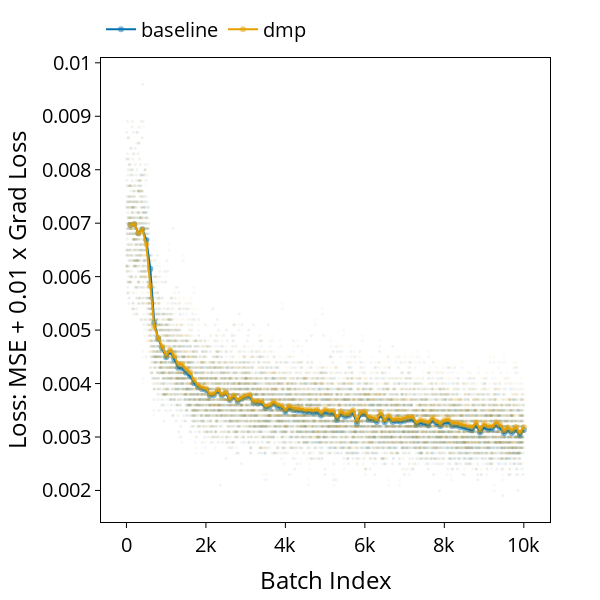
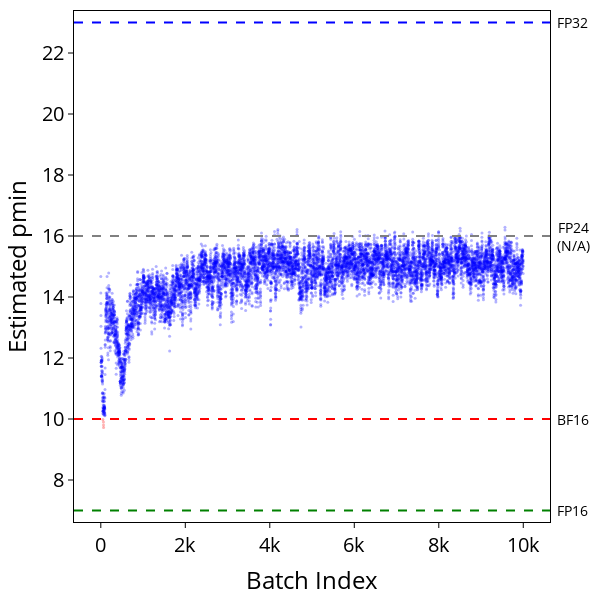

Source (notebook cell) for these figures, in order:
### Markdown cell above
# Voxelmorph

### Code cell
y1, y1_avg, xaxis = get_loss_values(
    Path("logs", "voxelmorph", "voxelmorph_train_2d_default.log")
)
y2, y2_avg, _ = get_loss_values(
    Path("logs", "voxelmorph", "voxelmorph_train_2d_dmp.log")
)
y3, y3_avg, _ = get_loss_values(
    Path("logs", "voxelmorph", "voxelmorph_train_2d_bf16.log")
)
y4, y4_avg, _ = get_loss_values(
    Path("logs", "voxelmorph", "voxelmorph_train_2d_amp.log")
)
plot_loss(
    [
        {
            "values": y1,
            "avg": y1_avg,
            "label": "baseline",
            "color": LOSS_COLOR.BASELINE.value,
        },
        {
            "values": y2,
            "avg": y2_avg,
            "label": "dmp",
            "color": LOSS_COLOR.DMP.value,
        },
        # {
        #     "values": y3,
        #     "avg": y3_avg,
        #     "label": "bf16",
        #     "color": LOSS_COLOR.BF16.value,
        # },
        # {
        #     "values": y4,
        #     "avg": y4_avg,
        #     "label": "amp",
        #     "color": LOSS_COLOR.AMP.value,
        # },
    ],
    fout_stem=figures / "vm2d_loss",
    xaxis=xaxis,
)

plot_pmin(
    "PMIN moving avg:",
    log_file=Path("logs", "voxelmorph", "voxelmorph_train_2d_dmp.log"),
    fout_stem=figures.joinpath(f"vm2d_pmin_moving_avg"),
)

### Figure 1 — Plotly figure (JSON) as saved in the notebook; plotly's stock layout.template omitted (floating-point values rounded to 4 significant figures; data arrays with more than 128 entries replaced by an {"elided": "..."} marker saying what was removed)
{"data": [{"legendgroup": "baseline", "marker": {"color": "#0072B2", "opacity": 0.05, "size": 3}, "mode": "markers", "showlegend": false, "type": "scatter", "y": {"elided": "10000 float values"}}, {"legendgroup": "baseline", "marker": {"color": "#0072B2", "opacity": 0.5, "size": 6}, "mode": "lines+markers", "name": "baseline", "type": "scatter", "x": [100, 200, 300, 400, 500, 600, 700, 800, 900, 1000, 1100, 1200, 1300, 1400, 1500, 1600, 1700, 1800, 1900, 2000, 2100, 2200, 2300, 2400, 2500, 2600, 2700, 2800, 2900, 3000, 3100, 3200, 3300, 3400, 3500, 3600, 3700, 3800, 3900, 4000, 4100, 4200, 4300, 4400, 4500, 4600, 4700, 4800, 4900, 5000, 5100, 5200, 5300, 5400, 5500, 5600, 5700, 5800, 5900, 6000, 6100, 6200, 6300, 6400, 6500, 6600, 6700, 6800, 6900, 7000, 7100, 7200, 7300, 7400, 7500, 7600, 7700, 7800, 7900, 8000, 8100, 8200, 8300, 8400, 8500, 8600, 8700, 8800, 8900, 9000, 9100, 9200, 9300, 9400, 9500, 9600, 9700, 9800, 9900, 10000], "y": [0.006967, 0.00698, 0.006812, 0.006887, 0.006684, 0.006148, 0.005141, 0.004843, 0.004659, 0.004492, 0.004589, 0.004462, 0.004295, 0.004285, 0.004203, 0.004137, 0.004006, 0.003935, 0.003898, 0.00388, 0.003777, 0.003787, 0.003857, 0.003776, 0.003817, 0.00369, 0.003746, 0.003666, 0.003714, 0.00375, 0.003764, 0.003643, 0.003632, 0.003635, 0.003536, 0.003566, 0.003624, 0.003567, 0.003549, 0.003467, 0.003538, 0.0035, 0.003491, 0.003487, 0.003464, 0.003466, 0.003452, 0.003463, 0.003404, 0.003463, 0.003435, 0.003443, 0.00332, 0.003421, 0.003379, 0.003398, 0.003449, 0.003258, 0.003421, 0.003427, 0.003321, 0.003317, 0.00328, 0.003409, 0.003276, 0.003348, 0.003281, 0.003295, 0.003286, 0.003302, 0.003322, 0.003326, 0.003227, 0.003263, 0.003243, 0.003215, 0.003303, 0.003241, 0.003202, 0.003262, 0.003272, 0.003205, 0.003211, 0.003188, 0.003174, 0.003144, 0.003125, 0.003212, 0.003086, 0.003177, 0.00314, 0.003144, 0.003214, 0.003171, 0.00307, 0.003118, 0.003076, 0.003125, 0.003029, 0.003129]}, {"legendgroup": "dmp", "marker": {"color": "#E69F00", "opacity": 0.05, "size": 3}, "mode": "markers", "showlegend": false, "type": "scatter", "y": {"elided": "10000 float values"}}, {"legendgroup": "dmp", "marker": {"color": "#E69F00", "opacity": 0.5, "size": 6}, "mode": "lines+markers", "name": "dmp", "type": "scatter", "x": [100, 200, 300, 400, 500, 600, 700, 800, 900, 1000, 1100, 1200, 1300, 1400, 1500, 1600, 1700, 1800, 1900, 2000, 2100, 2200, 2300, 2400, 2500, 2600, 2700, 2800, 2900, 3000, 3100, 3200, 3300, 3400, 3500, 3600, 3700, 3800, 3900, 4000, 4100, 4200, 4300, 4400, 4500, 4600, 4700, 4800, 4900, 5000, 5100, 5200, 5300, 5400, 5500, 5600, 5700, 5800, 5900, 6000, 6100, 6200, 6300, 6400, 6500, 6600, 6700, 6800, 6900, 7000, 7100, 7200, 7300, 7400, 7500, 7600, 7700, 7800, 7900, 8000, 8100, 8200, 8300, 8400, 8500, 8600, 8700, 8800, 8900, 9000, 9100, 9200, 9300, 9400, 9500, 9600, 9700, 9800, 9900, 10000], "y": [0.006964, 0.00698, 0.006811, 0.006876, 0.006605, 0.00583, 0.005062, 0.004855, 0.004693, 0.004525, 0.004629, 0.00452, 0.004369, 0.004361, 0.004276, 0.00421, 0.004064, 0.003975, 0.003931, 0.003909, 0.003805, 0.003813, 0.003887, 0.003801, 0.003843, 0.003716, 0.003777, 0.00369, 0.003741, 0.003775, 0.003797, 0.00367, 0.003662, 0.003669, 0.003577, 0.0036, 0.003662, 0.003611, 0.003589, 0.003513, 0.003582, 0.003541, 0.003534, 0.00353, 0.003505, 0.003511, 0.003499, 0.003516, 0.003454, 0.003516, 0.003487, 0.00349, 0.003373, 0.00348, 0.003432, 0.003447, 0.003502, 0.003306, 0.003467, 0.003475, 0.003373, 0.003364, 0.003328, 0.003459, 0.003321, 0.003399, 0.003328, 0.003342, 0.003336, 0.003352, 0.003375, 0.003376, 0.003271, 0.003319, 0.003297, 0.003269, 0.003361, 0.003293, 0.003252, 0.003314, 0.00333, 0.003262, 0.003267, 0.003244, 0.003227, 0.003201, 0.003185, 0.003272, 0.003146, 0.003241, 0.003204, 0.003203, 0.003275, 0.003229, 0.003128, 0.003179, 0.00313, 0.003186, 0.003085, 0.003183]}], "layout": {"font": {"color": "black", "size": 20}, "height": 600, "legend": {"orientation": "h", "x": 0, "xanchor": "left", "y": 1.02, "yanchor": "bottom"}, "margin": {"b": 15, "l": 15, "r": 50, "t": 10}, "plot_bgcolor": "white", "width": 600, "xaxis": {"linecolor": "black", "linewidth": 1, "mirror": true, "showline": true, "tickcolor": "black", "ticks": "outside", "title": {"text": "Batch Index"}}, "yaxis": {"linecolor": "black", "linewidth": 1, "mirror": true, "showline": true, "tickcolor": "black", "ticks": "outside", "title": {"text": "Loss: MSE + 0.01 x Grad Loss"}}}}

### Figure 2 — Plotly figure (JSON) as saved in the notebook; plotly's stock layout.template omitted (floating-point values rounded to 4 significant figures; data arrays with more than 128 entries replaced by an {"elided": "..."} marker saying what was removed)
{"data": [{"marker": {"color": {"elided": "9999 str values"}, "opacity": 0.3, "size": 3}, "mode": "markers", "name": "pmin", "type": "scatter", "y": {"elided": "9999 float values"}}], "layout": {"annotations": [{"font": {"size": 14}, "showarrow": false, "text": "FP16", "x": 1.01, "xanchor": "left", "xref": "paper", "y": 7, "yanchor": "middle"}, {"font": {"size": 14}, "showarrow": false, "text": "BF16", "x": 1.01, "xanchor": "left", "xref": "paper", "y": 10, "yanchor": "middle"}, {"font": {"size": 14}, "showarrow": false, "text": "FP24<br>(N/A)", "x": 1.01, "xanchor": "left", "xref": "paper", "y": 16, "yanchor": "middle"}, {"font": {"size": 14}, "showarrow": false, "text": "FP32", "x": 1.01, "xanchor": "left", "xref": "paper", "y": 23, "yanchor": "middle"}], "font": {"color": "black", "size": 20}, "height": 600, "legend": {"orientation": "h", "x": 0, "xanchor": "left", "y": 1.02, "yanchor": "bottom"}, "margin": {"b": 15, "l": 15, "r": 50, "t": 10}, "plot_bgcolor": "white", "shapes": [{"line": {"color": "green", "dash": "dash"}, "type": "line", "x0": 0, "x1": 1, "xref": "x domain", "y0": 7, "y1": 7, "yref": "y"}, {"line": {"color": "red", "dash": "dash"}, "type": "line", "x0": 0, "x1": 1, "xref": "x domain", "y0": 10, "y1": 10, "yref": "y"}, {"line": {"color": "grey", "dash": "dash"}, "type": "line", "x0": 0, "x1": 1, "xref": "x domain", "y0": 16, "y1": 16, "yref": "y"}, {"line": {"color": "blue", "dash": "dash"}, "type": "line", "x0": 0, "x1": 1, "xref": "x domain", "y0": 23, "y1": 23, "yref": "y"}], "width": 600, "xaxis": {"linecolor": "black", "linewidth": 1, "mirror": true, "showline": true, "tickcolor": "black", "ticks": "outside", "title": {"text": "Batch Index"}}, "yaxis": {"linecolor": "black", "linewidth": 1, "mirror": true, "showline": true, "tickcolor": "black", "ticks": "outside", "title": {"text": "Estimated pmin"}}}}
